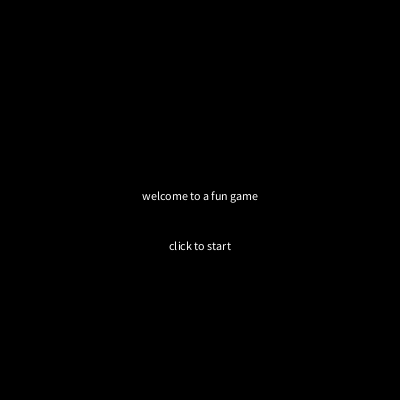
Frame 1 (no input)
Frame 60 (the mouse pressed at the canvas centre just before this capture): identical to frame 1, image omitted
Frame 120 (the mouse held since frame 60 and released just before this capture): identical to frame 1, image omitted

The Processing sketch that drew this single still picture (run headless with seeded random() and noise(); from frame 60 on, the mouse is pressed at the canvas centre):

// Processing sketch: lesson_11_gameStateFramework
// ── lesson_11_gameStateFramework.pde
//Most programs or games exist in different STATES of being
//You can think of a STATE kind of like a SCENE

//We will have three different states; START, GAME, and END
//DECLARE variable to control game states
String gameState = "START";
int score;

void setup(){
  size(400,400);
}

void draw(){
  //if statement will control what user sees based on the GAMESTATE VARIABLE
  //Every state needs a TRANSITION that will lead to the next state
  //The TRANSITION could be a CONDITION based on keyPressed, collision, time, score etc...
  if(gameState == "START"){
    drawStart();
  }else if(gameState == "GAME"){
    drawGame();
  }else if(gameState == "END"){
    drawEnd();
  }
}

//Each user interaction function SHOULD also have an if statement based on Gamestate
//a mouse click does different things in START, GAME, END etc...
void mouseClicked(){
  if(gameState == "START"){
    //go to gameState game
    gameState = "GAME";
  }else if (gameState == "GAME"){
    gameState = "END";
  }else if(gameState == "END"){
    gameState = "START";
  }
}

//define the functions that control game behavior
void drawStart(){
  background(0);
  textAlign(CENTER);
  text("welcome to a fun game", width/2, height/2);
  text("click to start", width/2, height/2+50);
}

void drawGame(){
  background(0);
  text("THIS IS THE GAME", width/2, height/2);
}

void drawEnd(){
  background(0);
  text("YOU WON THE GAME", width/2, height/2);
}
